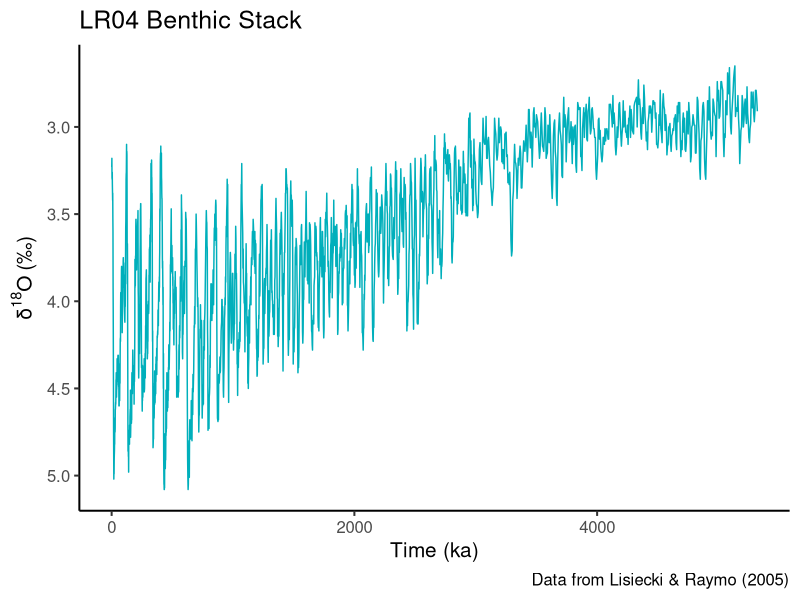
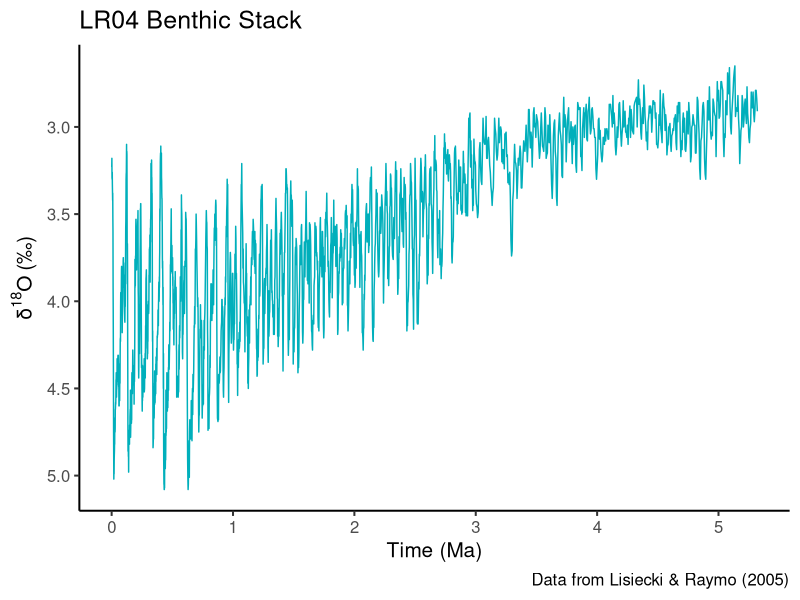
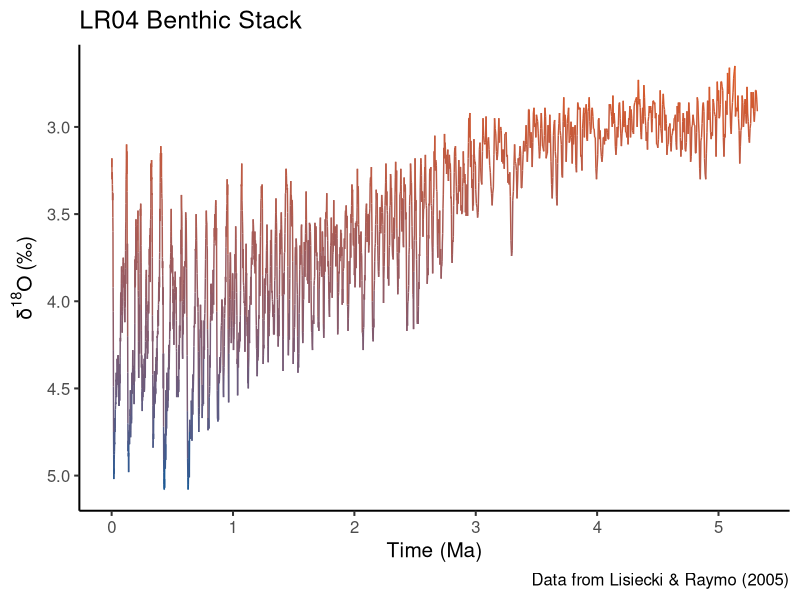
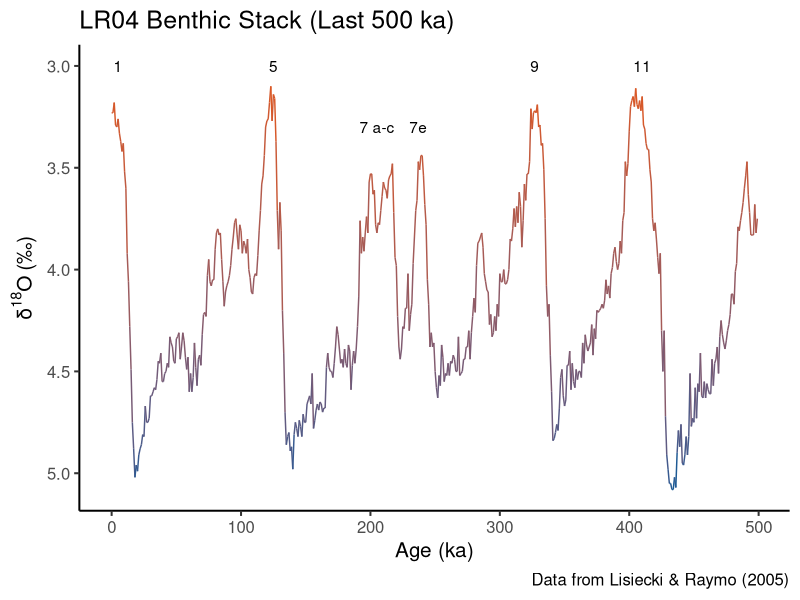
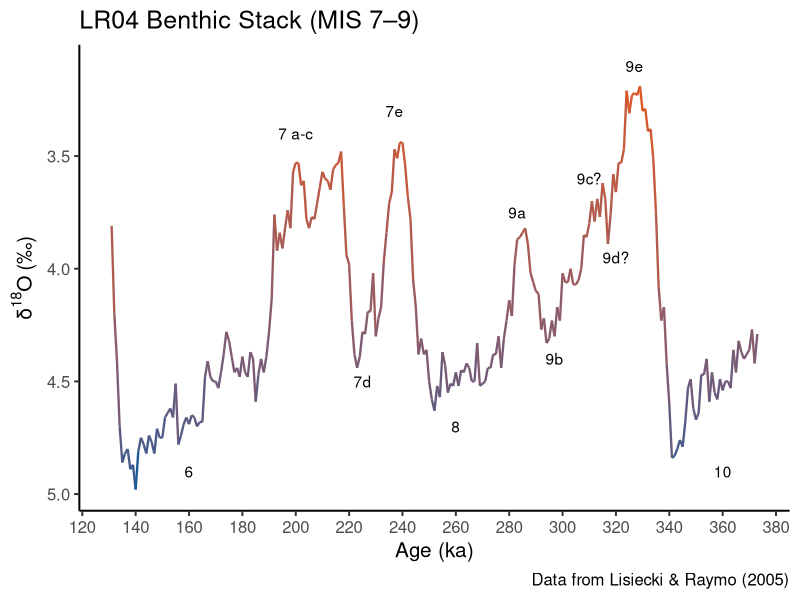
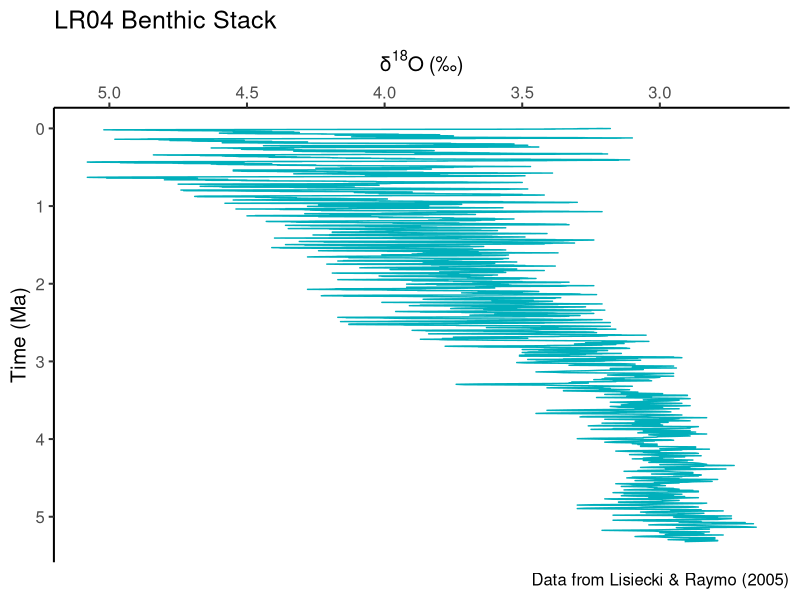
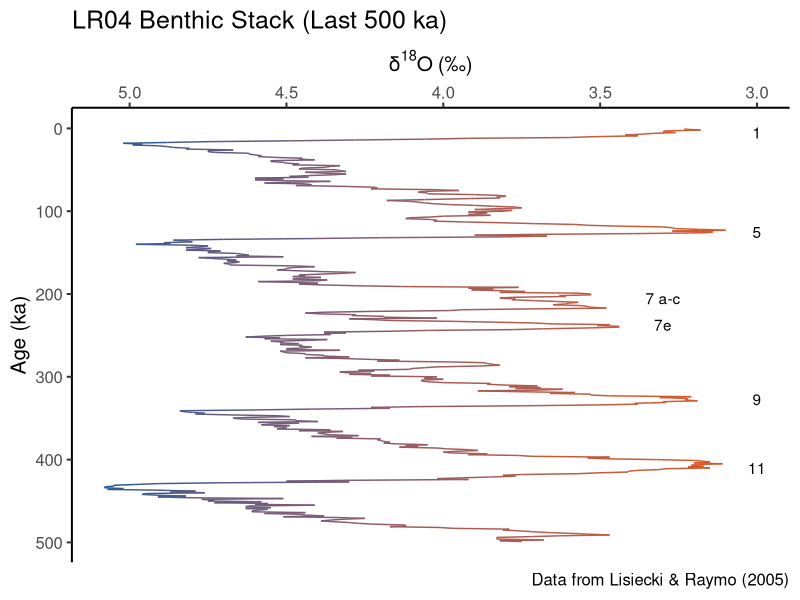
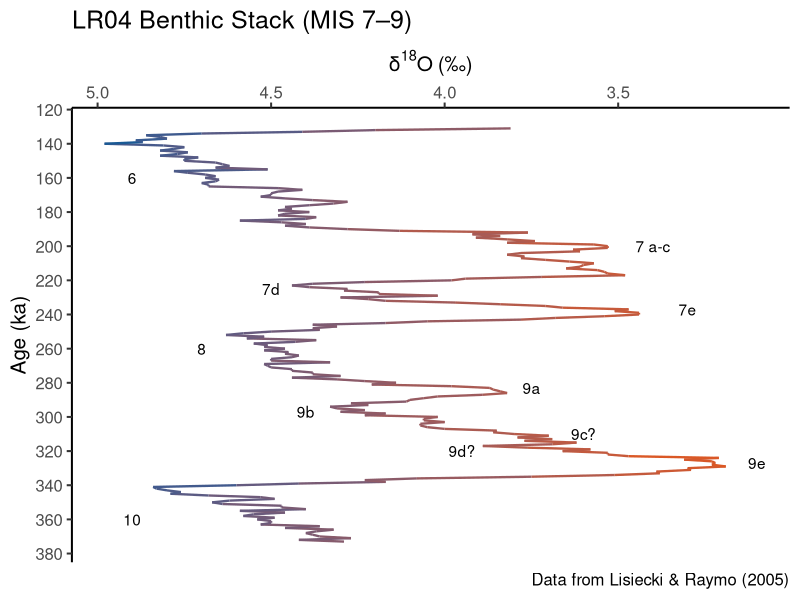

Write R code to recreate these figures, in order.
## ---- chunk 1
knitr::opts_chunk$set(echo = TRUE,
                      fig.width = 12, 
                      fig.height = 6) 
## ---- chunk 2
library(ggplot2)
lr04 <- read.delim("./data/lr04.txt")
## ---- chunk 3
str(lr04)
head(lr04)
## ---- chunk 4
ggplot(data = lr04, aes(x = time, y = d18o)) +        # set up plot
  geom_line(colour = "#00AFBB", size = 0.5) +         # plot line
  labs(title = "LR04 Benthic Stack",                    # plot labels 
       x = "Time (ka)", 
       y = expression(δ^{18}*O~"(‰)"),
       caption = "Data from Lisiecki & Raymo (2005)") + 
  scale_y_reverse() +                                 # reverse scale on y-axis
  theme_classic(base_size = 15)
## ---- chunk 5
lr04$time <- lr04$time / 1000
## ---- chunk 6
ggplot(data = lr04, aes(x = time, y = d18o)) +
  geom_line(colour = "#00AFBB", size = 0.5) +
  labs(title = "LR04 Benthic Stack",
       x = "Time (Ma)", 
       y = expression(δ^{18}*O~"(‰)"),                 
       caption = "Data from Lisiecki & Raymo (2005)") + 
  scale_y_reverse() +
  scale_x_continuous(breaks = seq(0, 6, by = 1)) +     # change tick frequency
  theme_classic(base_size = 15) 
## ---- chunk 7
ggplot(data = lr04, aes(x = time, y = d18o, colour = d18o)) + 
  geom_line(size = 0.5) + 
  scale_colour_gradient(low = "#DB5824", high = "#1A5A95") +
  labs(title = "LR04 Benthic Stack",                   
       x = "Time (Ma)", 
       y = expression(δ^{18}*O~"(‰)"),                
       caption = "Data from Lisiecki & Raymo (2005)") + 
  scale_y_reverse() +
  scale_x_continuous(breaks = seq(0, 6, by = 1)) +
  theme_classic(base_size = 15) +
  theme(legend.position = "none")
## ---- chunk 8
# subset last 500 ka
lr04_500 <- subset(lr04, time < 0.5)

# convert time from back from ma to ka
lr04_500$time <- lr04_500$time * 1000
## ---- chunk 9
ggplot(data = lr04_500, 
       aes(x = time, y = d18o, colour = d18o)) + 
  geom_line(size = 0.5) + 
  scale_colour_gradient(low = "#DB5824", high = "#1A5A95") +
  labs(title = "LR04 Benthic Stack (Last 500 ka)",
       x = "Age (ka)", 
       y = expression(δ^{18}*O~"(‰)"),                
       caption = "Data from Lisiecki & Raymo (2005)") + 
  scale_y_reverse() +                                 
  annotate("text", 
           x = c(5, 125, 205, 237, 327, 410), 
           y = c(3, 3, 3.3,3.3, 3, 3), 
           label = c("1", "5", "7 a-c", "7e", "9", "11")) +
  theme_classic(base_size = 15) +
  theme(legend.position = "none")
## ---- chunk 10
# subset MIS 7–9 
lr04_7to9 <- subset(lr04_500, time > 130 & time < 374) 
## ---- chunk 11
ggplot(data = lr04_7to9, 
       aes(x = time, y = d18o, colour = d18o)) + 
  geom_line(size = 0.8) + 
  scale_colour_gradient(low = "#DB5824", high = "#1A5A95") +
  labs(title = "LR04 Benthic Stack (MIS 7–9)",
       x = "Age (ka)", 
       y = expression(δ^{18}*O~"(‰)"),                
       caption = "Data from Lisiecki & Raymo (2005)") + 
  annotate("text", 
           x = c(160, 200, 225, 237, 260, 283, 297, 310, 320, 327, 360), 
           y = c(4.9, 3.4, 4.5, 3.3, 4.7, 3.75, 4.4, 3.6, 3.95, 3.1, 4.9), 
           label = c("6", "7 a-c", "7d", "7e", "8", "9a", "9b", "9c?", "9d?", 
                     "9e", "10")) +
  scale_y_reverse() +    
  scale_x_continuous(breaks=seq(120, 380, by = 20)) +
  theme_classic(base_size = 15) +
  theme(legend.position = "none")
## ---- chunk 12
ggplot(data = lr04, aes(x = time, y = d18o)) +
  geom_line(colour = "#00AFBB", size = 0.5) +
  labs(title = "LR04 Benthic Stack",
       x = "Time (Ma)", 
       y = expression(δ^{18}*O~"(‰)"),                 
       caption = "Data from Lisiecki & Raymo (2005)") + 
  scale_y_reverse(position = "right") +  
  scale_x_reverse(breaks = seq(0, 6, by = 1)) +
  coord_flip() +  
  theme_classic(base_size = 15)
## ---- chunk 13
ggplot(data = lr04_500, 
       aes(x = time, y = d18o, colour = d18o)) + 
  geom_line(size = 0.5)+ 
  scale_colour_gradient(low = "#DB5824", high = "#1A5A95") +
  labs(title = "LR04 Benthic Stack (Last 500 ka)",
       x = "Age (ka)", 
       y = expression(δ^{18}*O~"(‰)"),                
       caption = "Data from Lisiecki & Raymo (2005)") +
  annotate("text", 
           x = c(5, 125, 205, 237, 327, 410), 
           y = c(3, 3, 3.3,3.3, 3, 3), 
           label = c("1", "5", "7 a-c", "7e", "9", "11")) +
  scale_y_reverse(position = "right") +  
  scale_x_reverse() +
  coord_flip() +  
  theme_classic(base_size = 15) +
  theme(legend.position = "none")
## ---- chunk 14
ggplot(data = lr04_7to9, aes(x = time, y = d18o, colour = d18o)) + 
  geom_line(size = 0.8) + 
  scale_colour_gradient(low = "#DB5824", high = "#1A5A95") +
  labs(title = "LR04 Benthic Stack (MIS 7–9)",
       x = "Age (ka)", 
       y = expression(δ^{18}*O~"(‰)"),                
       caption = "Data from Lisiecki & Raymo (2005)") + 
  annotate("text", 
           x = c(160, 200, 225, 237, 260, 283, 297, 310, 320, 327, 360), 
           y = c(4.9, 3.4, 4.5, 3.3, 4.7, 3.75, 4.4, 3.6, 3.95, 3.1, 4.9), 
           label = c("6", "7 a-c", "7d", "7e", "8", "9a", "9b", "9c?", "9d?", 
                     "9e", "10")) +
  scale_y_reverse(position = "right") +  
  scale_x_reverse(breaks = seq(120, 380, by = 20)) +
  coord_flip() +                             
  theme_classic(base_size = 15) +
  theme(legend.position = "none")
